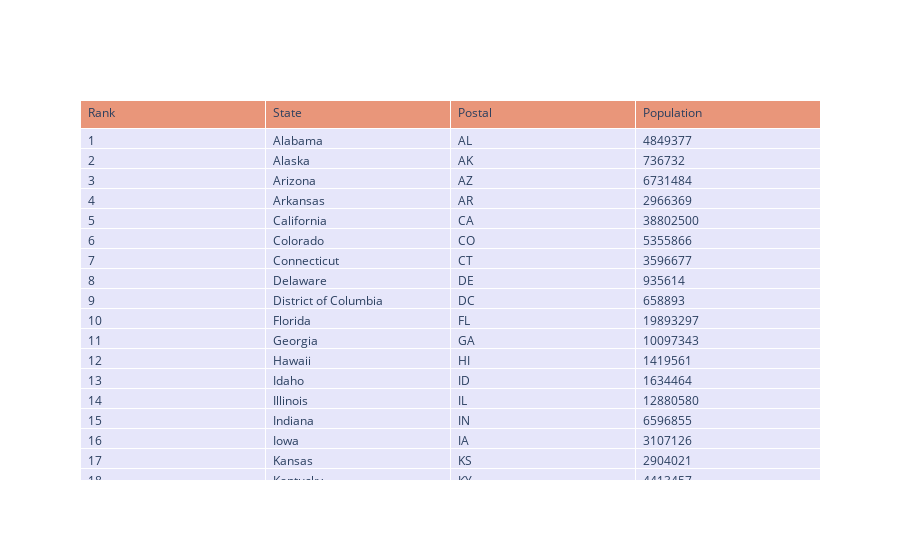

Notebook code for this chart:
### Code cell
import plotly.graph_objects as go
import pandas as pd

df = pd.read_csv('https://raw.githubusercontent.com/plotly/datasets/master/2014_usa_states.csv')

fig = go.Figure(data=[go.Table(
    header=dict(values=list(df.columns),
                fill_color='darksalmon',
                align='left'),
    cells=dict(values=[df.Rank, df.State, df.Postal, df.Population],
               fill_color='lavender',
               align='left'))
])

fig.show()

### Figure 1 — Plotly figure (JSON) as saved in the notebook; plotly's stock layout.template omitted (floating-point values rounded to 4 significant figures; data arrays with more than 128 entries replaced by an {"elided": "..."} marker saying what was removed)
{"data": [{"cells": {"align": "left", "fill": {"color": "lavender"}, "values": {"elided": "4x52 mixed values"}}, "header": {"align": "left", "fill": {"color": "darksalmon"}, "values": ["Rank", "State", "Postal", "Population"]}, "type": "table"}], "layout": {}}
